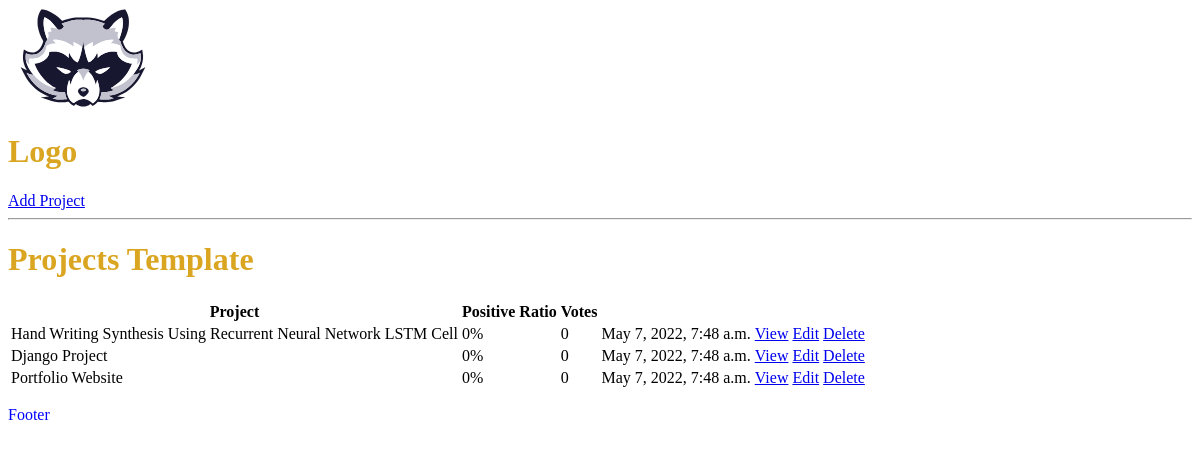
The app's page /, older data.
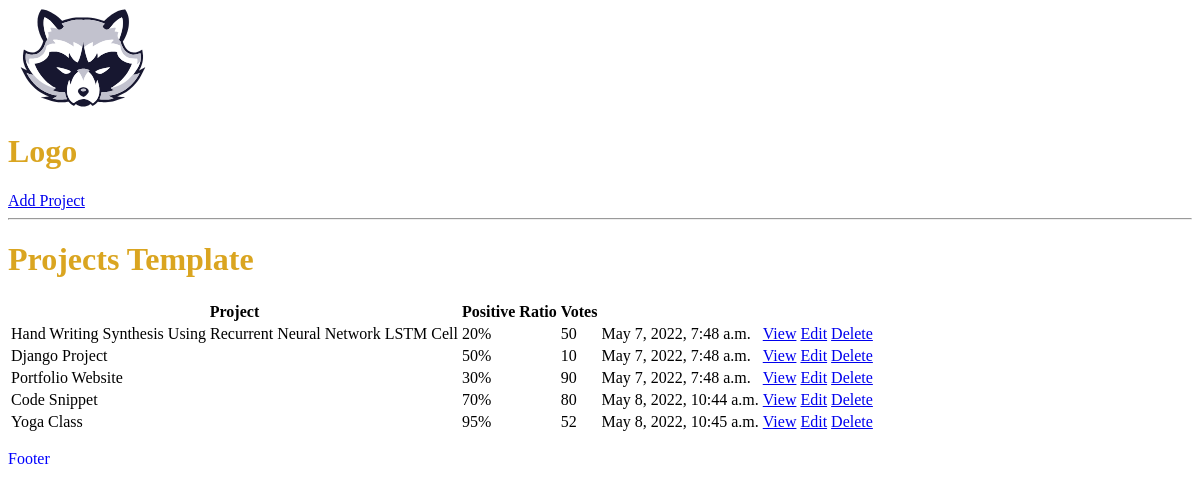
The same page, newer data.
### projects/models.py (models this page shows, shortened)
class Project(models.Model):
    title = models.CharField(max_length=200)
    description = models.TextField(null=True, blank=True)
    featured_image = models.ImageField(
        null=True, blank=True, default='default.jpg')
    demo_link = models.CharField(max_length=2000, blank=True, null=True)
    source_link = models.CharField(max_length=2000, blank=True, null=True)
    tags = models.ManyToManyField('Tag', blank=True)
    vote_total = models.IntegerField(default=0, null=True, blank=True)
    vote_ratio = models.IntegerField(default=0, null=True, blank=True)
    created = models.DateTimeField(auto_now_add=True)
    id = models.UUIDField(default=uuid.uuid4, unique=True,
                          editable=False, primary_key=True)

### projects/views.py (the view)
# urls.py: path('', include('projects.urls')),
def projects(request):
    projects = Project.objects.all()  # To get all the projects
    context = {
        'projects': projects,
    }
    return render(request, "projects/projects.html", context)

### projects/templates/projects/projects.html
{% extends 'main.html' %} {% block content %}
<h1>Projects Template</h1>
<table>
  <tr>
    <th>Project</th>
    <th>Positive Ratio</th>
    <th>Votes</th>
    <th></th>
    <th></th>
    {% for project in projects %}
      <tr>
        <td>{{ project.title }}</td>
        <td>{{ project.vote_ratio }}%</td>
        <td>{{ project.vote_total }}</td>
        <td>{{ project.created }}</td>
        <td><a href="{% url 'project' project.id %}">View</a></td>
        <td><a href="{% url 'update-project' project.id %}">Edit</a></td>
        <td><a href="{% url 'delete-project' project.id %}">Delete</a></td>
      </tr>
    {% endfor %}
  </tr>
</table>
{% endblock content %}

### templates/main.html (shortened to what this page needs)
<!DOCTYPE html>
{% load static %}
<html lang="en">
  <head>
    <link rel="stylesheet" href="{% static 'styles/main.css' %}">
  </head>
  <body>
    {% include 'navbar.html' %} {% block content %} {% endblock content %}
    <p>Footer</p>
  </body>
</html>

### templates/navbar.html
{% load static %}
<img src="{% static 'images/logo.svg' %}" alt="Company Logo">
<h1>Logo</h1>
<a href="{% url 'create-project'  %}">Add Project</a>
<hr />

### static/styles/main.css (style rules this page uses)
h1 { color: goldenrod; }
p { color: blue; }
img { width: 150px; height: 100px; }

Row changes from the older to the newer data that the page shows:
changed Project "Hand Writing Synthesis Using Recurrent Neural Network LSTM Cell": vote_ratio "0" → "20"; vote_total "0" → "50"
changed Project "Django Project": vote_ratio "0" → "50"; vote_total "0" → "10"
changed Project "Portfolio Website": vote_ratio "0" → "30"; vote_total "0" → "90"
added Project: title "Code Snippet", vote_ratio "70", vote_total "80", created "May 8, 2022, 10:44 a.m."
added Project: title "Yoga Class", vote_ratio "95", vote_total "52", created "May 8, 2022, 10:45 a.m."
